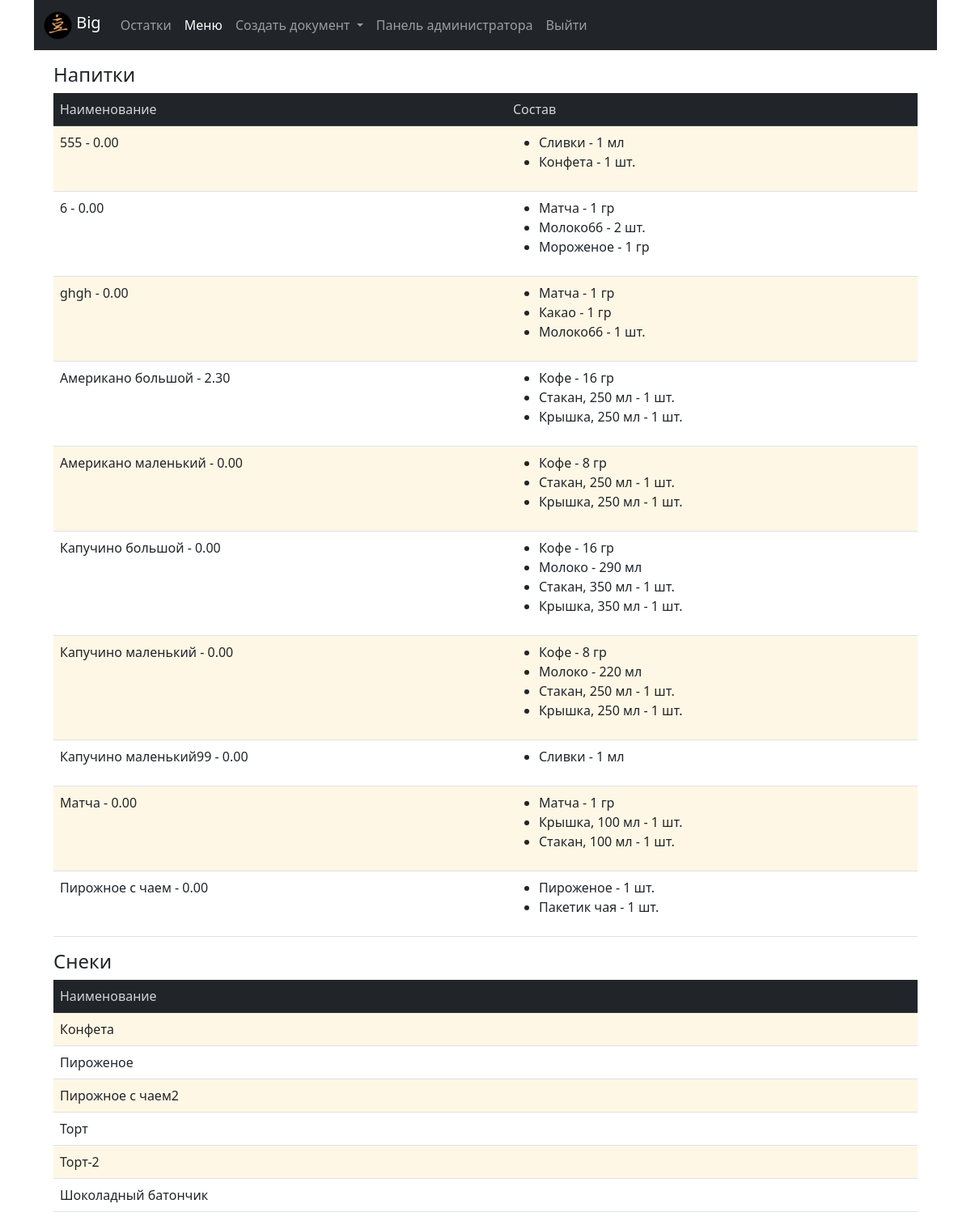
The app's page /menu (signed in) with its own data.
### cafecrm/models.py (models this page shows, shortened)
class Drink(models.Model):
    DRINK = 'drink'
    SNACK = 'snack'
    MENU_TYPE = ((DRINK, 'напиток'), (SNACK, 'штучный товар'))
    drink_name = models.CharField(max_length=50, verbose_name='Название')
    slug = models.SlugField(unique='drink_name', blank=True)
    menu_type = models.CharField(max_length=20, choices=MENU_TYPE, verbose_name='Категория')
    price = models.DecimalField(max_digits=10, decimal_places=2, default=0.00, verbose_name='Цена', blank=True, null=True)
    class Meta:
        ordering = ('drink_name',)
        verbose_name = 'Drink'
        verbose_name_plural = 'Drinks'

class DrinkItem(models.Model):
    drink = models.ForeignKey(Drink, related_name='items', on_delete=models.CASCADE, verbose_name='Название')
    product = models.ForeignKey(Products, related_name='drink_items', on_delete=models.PROTECT, verbose_name='Продукт')
    quantity = models.PositiveIntegerField(default=0, verbose_name='Количество')

class Products(models.Model):
    PRODUCT = 'product'
    SNACK = 'snack'
    TARE = 'tare'
    PRODUCT_TYPE = ((PRODUCT, 'продукт'), (SNACK, 'штучный товар'), (TARE, 'тара'))
    PC = 'шт.'
    ML = 'мл'
    GR = 'гр'
    UNITS = ((PC, 'шт.'), (ML, 'мл'), (GR, 'гр'))
    product_name = models.CharField(max_length=250, verbose_name='Наименование')
    unit = models.CharField(max_length=20, choices=UNITS, verbose_name='Единица измерения')
    product_type = models.CharField(max_length=20, choices=PRODUCT_TYPE, verbose_name='Категория')
    slug = models.SlugField(max_length=200, db_index=True, unique='product_name')
    price = models.DecimalField(max_digits=10, decimal_places=2, default=0.00, verbose_name='Цена', blank=True, null=True)
    stock = models.PositiveIntegerField(default=0, verbose_name='Остаток', blank=True, null=True)
    min_stock = models.PositiveSmallIntegerField(default=0, verbose_name='Минимальный остаток', blank=True, null=True)
    description = models.TextField(blank=True, verbose_name='Описание')
    need_to_order = property(
        lambda self: (self.min_stock - self.stock if self.stock < self.min_stock else 0)
        )
    class Meta:
        verbose_name = 'Product'
        verbose_name_plural = 'Products'
        ordering = ['product_type', 'product_name']
        index_together = (('id', 'slug'),)
    def __str__(self):
        return '{}'.format(self.product_name)

### cafecrm/views.py (the view)
# urls.py: path('menu', views.menu, name='menu'),
def menu(request):
    menu_drinks = Drink.objects.filter(menu_type='drink').order_by('drink_name')
    menu_snack = Drink.objects.filter(menu_type='snack').order_by('drink_name')
    drink_items = DrinkItem.objects.all()
    context = {
        'drink_items': drink_items,
        'menu_drinks': menu_drinks,
        'menu_snack': menu_snack,
    }
    return render(request,
                  'cafecrm/menu.html', context)

### doc_temp/context_processors.py (called while the page is built)
def doc(request):
    return {'doc_temp': Doctemp(request)}

### templates/cafecrm/menu.html (shortened to what this page needs)
{% extends "cafecrm/base.html" %}
{% load static %}
{% block content %}
<div class="container mt-3">
  <h4>Напитки</h4>
  <table class="table table-striped">
    <thead class="table-dark">
      <tr>
        <th>Наименование</th>
        <th>Состав</th>
      </tr>
    </thead>
    <tbody>
      {% for el in menu_drinks %}
        <tr>
          <td> {{ el.drink_name }} - {{ el.price }}</td>
          <td>
            <ul>
            {% for item in drink_items %}
              {% if item.drink_id == el.id %}
                <li>
                  {{ item.product }} - {{ item.quantity }} {{ item.product.unit }}
                </li>
              {% endif %}
            {% endfor %}
            </ul>
          </td>
        </tr>
      {% endfor %}
    </tbody>
  </table>
</div>
<div class="container mt-3">
  <h4>Снеки</h4>
  <table class="table table-striped">
    <thead class="table-dark">
      <tr>
        <th>Наименование</th>
      </tr>
    </thead>
    <tbody>
      {% for sn in menu_snack %}
        <tr>
          <td> {{ sn.drink_name }} </td>
        </tr>
      {% endfor %}
    </tbody>
  </table>
</div>
{% endblock %}

### templates/cafecrm/base.html (shortened to what this page needs)
{% load static %}
<!DOCTYPE html>
<html lang="en">
<head>
    <link rel="stylesheet" href="{% static 'cafecrm/css/bootstrap/css/bootstrap.min.css'%}" type="text/css">
    <link rel="stylesheet" href="{% static 'cafecrm/css/style.css'%}" type="text/css">
</head>
<body>
<div class="container">
  <nav class="navbar navbar-expand-lg navbar-dark bg-dark">
    <div class="container-fluid">
    <a class="navbar-brand" href="{% url 'cafecrm:home' %}">
      <img src="{% static 'cafecrm/img/minilogo_200x200.png' %}" alt="Logo" width="35" height="35" class="d-inline-block align-text-top">
      {{ user.first_name }}
    </a>
    {% if user.is_superuser %}
      <div class="collapse navbar-collapse" id="navbarNavDarkDropdown">
        <ul class="navbar-nav">
          <li class="nav-item">
            <a class="nav-link {% if request.resolver_match.url_name == 'stock' %} active {% endif %}"
            aria-current="page" href="{% url 'cafecrm:stock' %}"  hreflang="ar">Остатки</a>
          </li>
          <li class="nav-item">
            <a class="nav-link {% if request.resolver_match.url_name == 'menu' %} active {% endif %}"
            aria-current="page" href="{% url 'cafecrm:menu' %}">Меню</a>
          </li>
          <li class="nav-item dropdown">
            <a class="nav-link dropdown-toggle {% if request.resolver_match.url_name == 'add_simple_product' or request.resolver_match.url_name == 'products' or request.resolver_match.url_name == 'drinks'%} active {% endif %}"
            aria-current="page" href="#" role="button" data-bs-toggle="dropdown" aria-expanded="false">
            Создать документ
            </a>
          </li>
          <li class="nav-item">
            <a class="nav-link" href="admin/">Панель администратора</a>
          </li>
          <li class="nav-item">
            <a class="nav-link" href="{% url 'cafecrm:logout' %}">Выйти</a>
          </li>
        </ul>
      </div>
    {% endif %}
    </div>
  </nav>
<div class="container">
{% block content %}
{% endblock %}
</div>
</div>
</body>
</html>

### cafecrm/static/cafecrm/css/style.css (style rules this page uses)
:root { --color-gold: #e0a164 }
.table-striped>tbody>tr:nth-of-type(odd)>* { --bs-table-accent-bg: var(--bs-table-striped-bg); }
th { font-weight: inherit; color: rgba(255, 255, 255, 0.8) !important; }

### records on screen
Drink: drink_name "555", price "0.00"
DrinkItem: product "Сливки", quantity "1", product.unit "мл"
DrinkItem: product "Конфета", quantity "1", product.unit "шт."
Drink: drink_name "6", price "0.00"
DrinkItem: product "Матча", quantity "1", product.unit "гр"
DrinkItem: product "Молоко66", quantity "2", product.unit "шт."
DrinkItem: product "Мороженое", quantity "1", product.unit "гр"
Drink: drink_name "ghgh", price "0.00"
DrinkItem: product "Матча", quantity "1", product.unit "гр"
DrinkItem: product "Какао", quantity "1", product.unit "гр"
DrinkItem: product "Молоко66", quantity "1", product.unit "шт."
Drink: drink_name "Американо большой", price "2.30"
DrinkItem: product "Кофе", quantity "16", product.unit "гр"
DrinkItem: product "Стакан, 250 мл", quantity "1", product.unit "шт."
DrinkItem: product "Крышка, 250 мл", quantity "1", product.unit "шт."
Drink: drink_name "Американо маленький", price "0.00"
DrinkItem: product "Кофе", quantity "8", product.unit "гр"
DrinkItem: product "Стакан, 250 мл", quantity "1", product.unit "шт."
DrinkItem: product "Крышка, 250 мл", quantity "1", product.unit "шт."
Drink: drink_name "Капучино большой", price "0.00"
DrinkItem: product "Кофе", quantity "16", product.unit "гр"
DrinkItem: product "Молоко", quantity "290", product.unit "мл"
DrinkItem: product "Стакан, 350 мл", quantity "1", product.unit "шт."
DrinkItem: product "Крышка, 350 мл", quantity "1", product.unit "шт."
Drink: drink_name "Капучино маленький", price "0.00"
DrinkItem: product "Кофе", quantity "8", product.unit "гр"
DrinkItem: product "Молоко", quantity "220", product.unit "мл"
DrinkItem: product "Стакан, 250 мл", quantity "1", product.unit "шт."
DrinkItem: product "Крышка, 250 мл", quantity "1", product.unit "шт."
Drink: drink_name "Капучино маленький99", price "0.00"
DrinkItem: product "Сливки", quantity "1", product.unit "мл"
Drink: drink_name "Матча", price "0.00"
DrinkItem: product "Матча", quantity "1", product.unit "гр"
DrinkItem: product "Крышка, 100 мл", quantity "1", product.unit "шт."
DrinkItem: product "Стакан, 100 мл", quantity "1", product.unit "шт."
Drink: drink_name "Пирожное с чаем", price "0.00"
DrinkItem: product "Пироженое", quantity "1", product.unit "шт."
DrinkItem: product "Пакетик чая", quantity "1", product.unit "шт."
Drink: drink_name "Конфета"
Drink: drink_name "Пироженое"
Drink: drink_name "Пирожное с чаем2"
Drink: drink_name "Торт"
Drink: drink_name "Торт-2"
Drink: drink_name "Шоколадный батончик"

### other values on screen
{{ user.first_name }} "Big"
